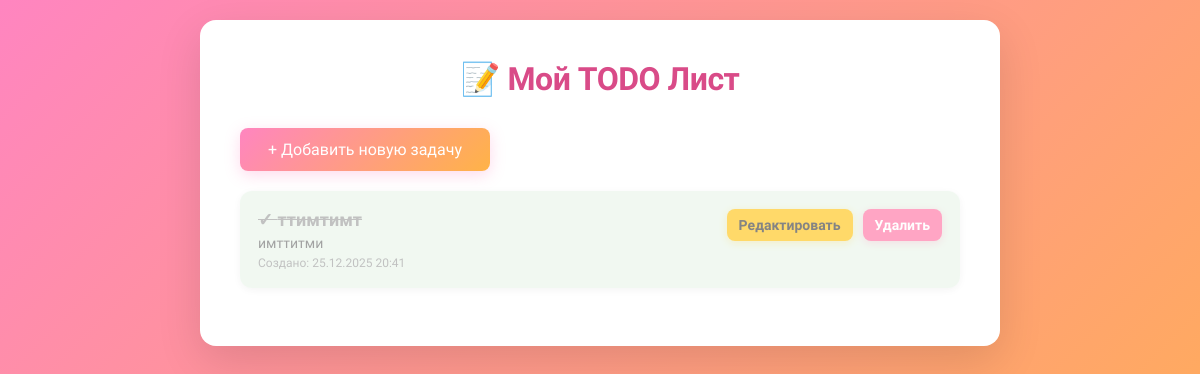
Before: / with the older database file.
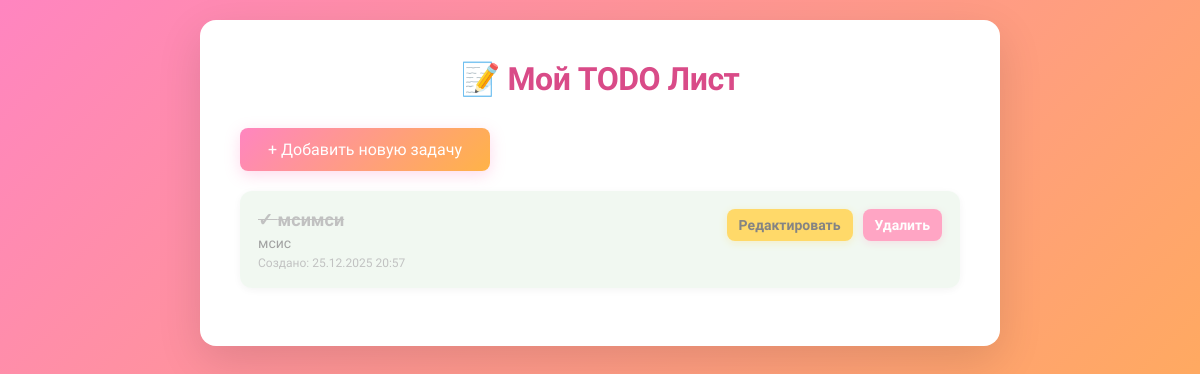
After: the same page with the newer database file.
### tasks/models.py (models this page shows, shortened)
class Task(models.Model):
    title = models.CharField(max_length=200)
    description = models.TextField(blank=True)
    created_at = models.DateTimeField(auto_now_add=True)
    completed = models.BooleanField(default=False)
    class Meta:
        ordering = ['-created_at']

### tasks/views.py (the view)
# urls.py: path('', TaskListView.as_view(), name='task-list'),
class TaskListView(ListView):
    model = Task
    template_name = 'tasks/task_list.html'
    context_object_name = 'tasks'
    paginate_by = 10

### templates/tasks/task_list.html (shortened to what this page needs)
{% extends 'tasks/base.html' %}
{% block content %}
<h1>📝 Мой TODO Лист</h1>
<a href="{% url 'task-create' %}" class="btn-primary">+ Добавить новую задачу</a>
{% if tasks %}
    <ul class="task-list">
        {% for task in tasks %}
            <li class="task-item {% if task.completed %}completed{% endif %}">
                <div class="task-content">
                    <div class="task-title">
                        {% if task.completed %}✓{% endif %} {{ task.title }}
                    </div>
                    {% if task.description %}
                        <div class="task-description">{{ task.description }}</div>
                    {% endif %}
                    <div class="task-date">
                        Создано: {{ task.created_at|date:"d.m.Y H:i" }}
                    </div>
                </div>
                <div class="task-actions">
                    <a href="{% url 'task-edit' task.pk %}" class="btn-edit">Редактировать</a>
                    <a href="{% url 'task-delete' task.pk %}" class="btn-delete">Удалить</a>
                </div>
            </li>
        {% endfor %}
    </ul>
{% else %}
    <div class="empty-state">
        <p>Нет задач. Создайте новую задачу, чтобы начать!</p>
        <a href="{% url 'task-create' %}" class="btn-primary">Создать первую задачу</a>
    </div>
{% endif %}
{% endblock %}

### templates/tasks/base.html (shortened to what this page needs)
<!DOCTYPE html>
<html lang="ru">
<head>
</head>
<body>
    <div class="container">
        {% block content %}{% endblock %}
    </div>
</body>
</html>

### templates/tasks/base.html (style rules this page uses)
* { margin: 0; padding: 0; box-sizing: border-box; }
body { font-family: 'PT Sans', sans-serif; background: linear-gradient(135deg, #ff85c0 0%, #ffb347 100%); min-height: 100vh; padding: 20px; }
.container { max-width: 800px; margin: 0 auto; background: white; border-radius: 16px; box-shadow: 0 15px 45px rgba(0, 0, 0, 0.12); padding: 40px; }
h1 { color: #d94b88; margin-bottom: 30px; text-align: center; font-weight: 700; font-size: 32px; letter-spacing: -0.5px; }
.task-list { list-style: none; }
.task-item { background: #fafbff; border: none; border-radius: 12px; padding: 18px; margin-bottom: 18px; display: flex; justify-content: space-between; align-items: start; transition: all 0.3s ease; box-shadow: 0 2px 8px rgba(0, 0, 0, 0.08); }
.task-item.completed { opacity: 0.6; background: #e8f5e9; }
.task-item.completed .task-title { text-decoration: line-through; color: #999; }
.task-content { flex: 1; }
.task-title { font-weight: bold; color: #333; font-size: 18px; margin-bottom: 5px; }
.task-description { color: #666; font-size: 14px; margin-bottom: 5px; white-space: pre-wrap; word-wrap: break-word; }
.task-date { color: #999; font-size: 12px; }
.task-actions { display: flex; gap: 10px; margin-left: 15px; }
a, button { text-decoration: none; border: none; cursor: pointer; padding: 8px 12px; border-radius: 8px; font-size: 14px; transition: all 0.3s ease; font-weight: 500; }
.btn-primary { background: linear-gradient(135deg, #ff85c0 0%, #ffb347 100%); color: white; padding: 12px 28px; font-size: 16px; margin-bottom: 20px; display: inline-block; box-shadow: 0 4px 15px rgba(255, 133, 192, 0.3); }
.btn-edit { background: #ffc107; color: #333; font-weight: 600; box-shadow: 0 2px 8px rgba(255, 193, 7, 0.3); }
.btn-delete { background: #ff6b9d; color: white; font-weight: 600; box-shadow: 0 2px 8px rgba(255, 107, 157, 0.3); }

Changed rows visible on the page:
removed Task: title "ттимтимт", description "имттитми", created_at "25.12.2025 20:41"
added Task: title "мсимси", description "мсис", created_at "25.12.2025 20:57"
